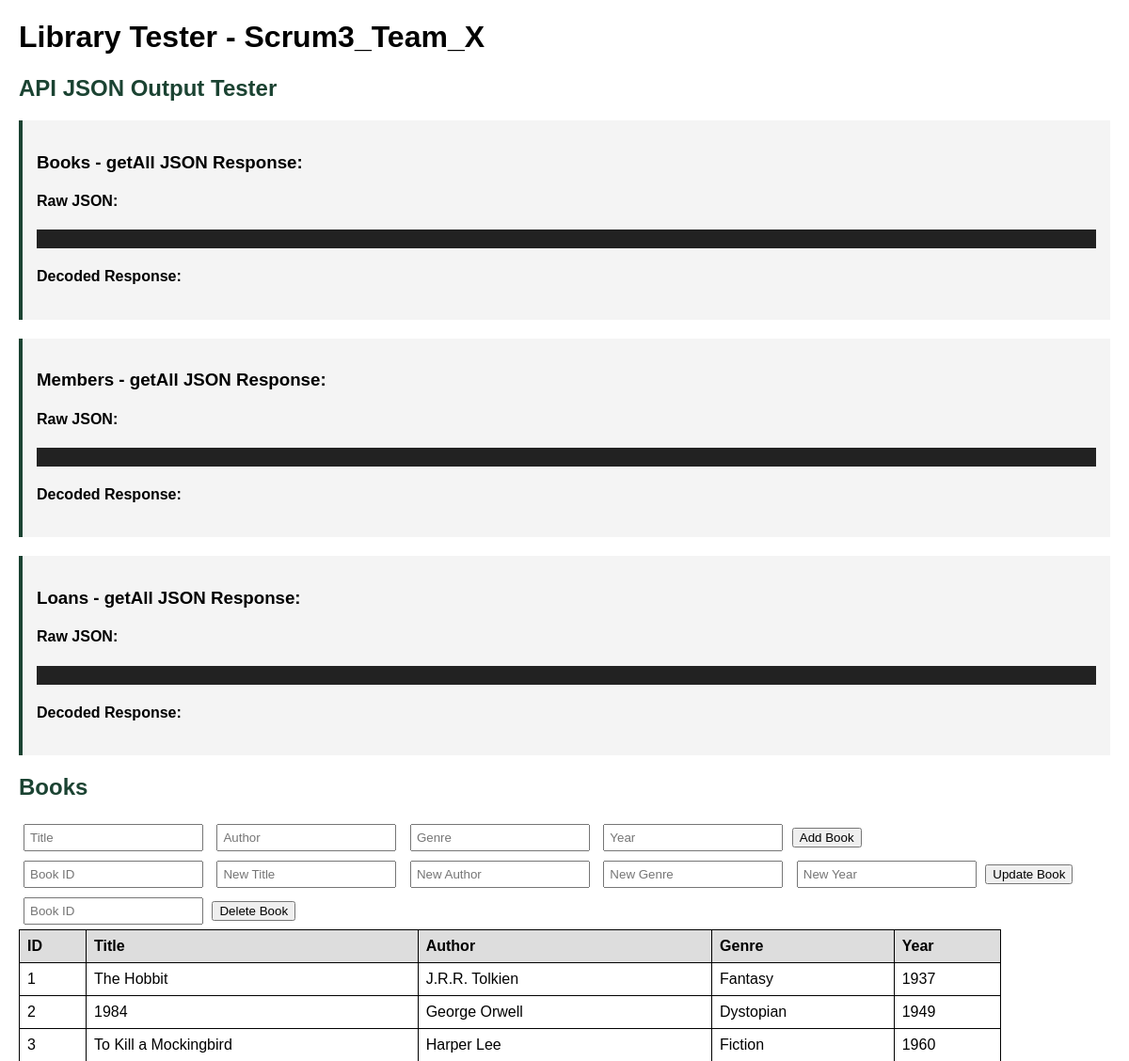
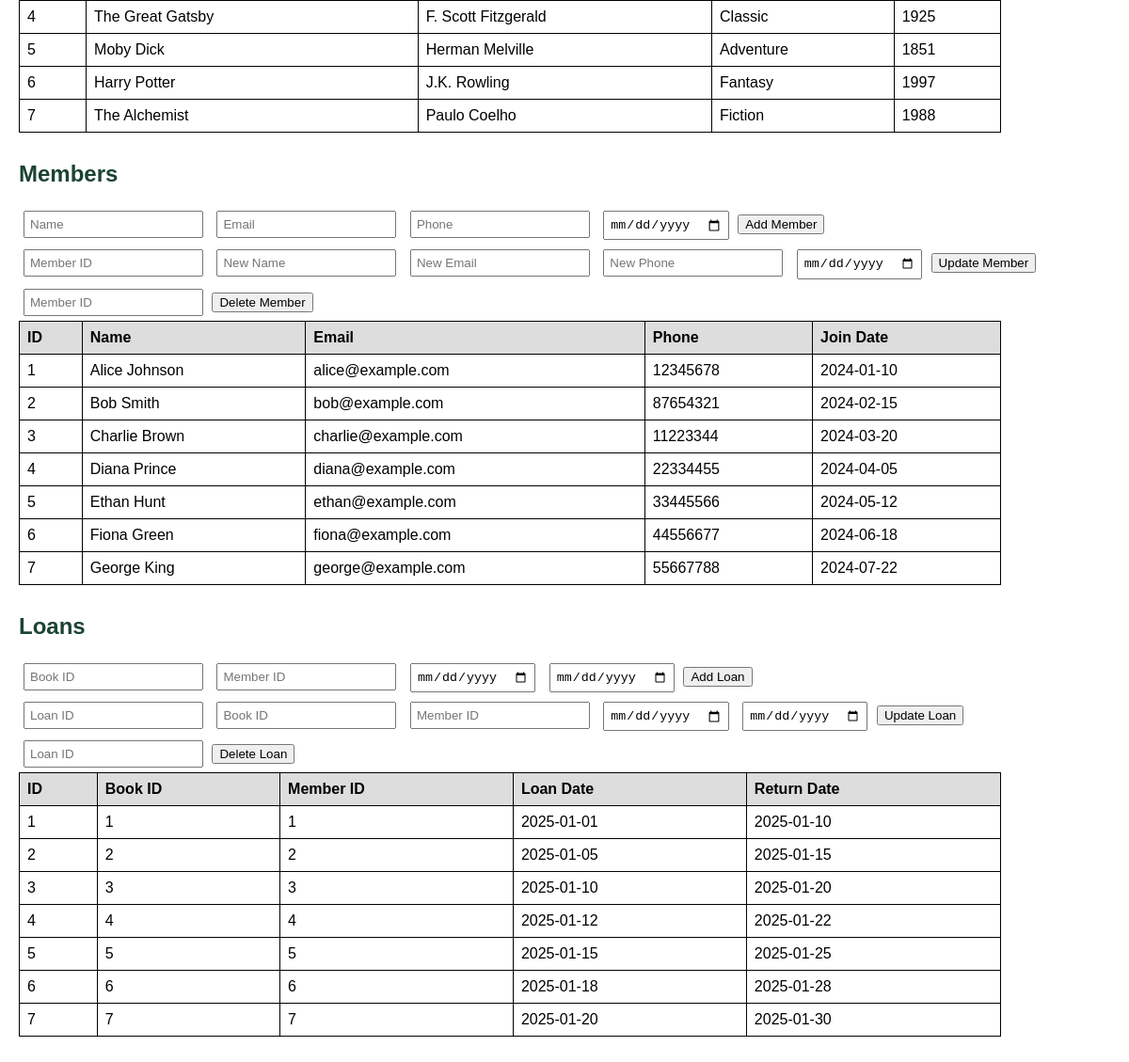
The page /Scrum3_Team_X/Provider_X/Testers/index.php on the database its author committed (2 pictures, top to bottom).
### tables this page shows
CREATE TABLE `books` (
  `id` int(11) NOT NULL,
  `title` varchar(100) NOT NULL,
  `author` varchar(100) NOT NULL,
  `genre` varchar(50) NOT NULL,
  `year` int(11) NOT NULL
);

CREATE TABLE `members` (
  `id` int(11) NOT NULL,
  `name` varchar(100) NOT NULL,
  `email` varchar(100) NOT NULL,
  `phone` varchar(20) NOT NULL,
  `join_date` date NOT NULL
);

CREATE TABLE `loans` (
  `id` int(11) NOT NULL,
  `book_id` int(11) NOT NULL,
  `member_id` int(11) NOT NULL,
  `loan_date` date NOT NULL,
  `return_date` date NOT NULL
);

### Scrum3_Team_X/Provider_X/Classes/Database.php (called while the page is built, shortened)
<?php
class Database {
    private $host = "localhost";
    private $dbname = "library_db";
    private $username = "root";
    private $password = "";
    public $conn;
    public function connect() {
        try {
            $this->conn = new PDO(
                "mysql:host={$this->host};dbname={$this->dbname}",
                $this->username,
                $this->password
            );
            $this->conn->setAttribute(PDO::ATTR_ERRMODE, PDO::ERRMODE_EXCEPTION);
            return $this->conn;
        } catch (PDOException $e) {
            die("Connection failed: " . $e->getMessage());
        }
    }
    public function getAll($table) {
        $stmt = $this->conn->prepare("SELECT * FROM $table");
        $stmt->execute();
        return $stmt->fetchAll(PDO::FETCH_ASSOC);
    }
}
?>

### Scrum3_Team_X/Provider_X/Testers/index.php (the view, shortened to what this page needs)
<?php
require_once("../classes/Database.php");
$db = new Database();
$db->connect();
$books   = $db->getAll("books");
$members = $db->getAll("members");
$loans   = $db->getAll("loans");
?>
<!DOCTYPE html>
<html>
<head>
</head>
<body>
<h1>Library Tester - Scrum3_Team_X</h1>
<h2>API JSON Output Tester</h2>
<div class="json-section">
    <h3>Books - getAll JSON Response:</h3>
    <?php
        $apiURL = "http://cis266/Scrum3_Team_X/Provider_X/API_X/API_X.php?action=getAll&table=books";
        $jsonResponse = file_get_contents($apiURL);
        echo "<h4>Raw JSON:</h4>";
        echo "<pre>" . $jsonResponse . "</pre>";
        echo "<h4>Decoded Response:</h4>";
    ?>
</div>
<div class="json-section">
    <h3>Members - getAll JSON Response:</h3>
    <?php
        $apiURL = "http://cis266/Scrum3_Team_X/Provider_X/API_X/API_X.php?action=getAll&table=members";
        $jsonResponse = file_get_contents($apiURL);
        echo "<h4>Raw JSON:</h4>";
        echo "<pre>" . $jsonResponse . "</pre>";
        echo "<h4>Decoded Response:</h4>";
    ?>
</div>
<div class="json-section">
    <h3>Loans - getAll JSON Response:</h3>
    <?php
        $apiURL = "http://cis266/Scrum3_Team_X/Provider_X/API_X/API_X.php?action=getAll&table=loans";
        $jsonResponse = file_get_contents($apiURL);
        echo "<h4>Raw JSON:</h4>";
        echo "<pre>" . $jsonResponse . "</pre>";
        echo "<h4>Decoded Response:</h4>";
    ?>
</div>
<h2>Books</h2>
<form method="POST">
    <input type="text" name="title" placeholder="Title" required>
    <input type="text" name="author" placeholder="Author" required>
    <input type="text" name="genre" placeholder="Genre" required>
    <input type="number" name="year" placeholder="Year" required>
    <button type="submit" name="add_book">Add Book</button>
</form>
<form method="POST">
    <input type="number" name="id" placeholder="Book ID" required>
    <input type="text" name="title" placeholder="New Title" required>
    <input type="text" name="author" placeholder="New Author" required>
    <input type="text" name="genre" placeholder="New Genre" required>
    <input type="number" name="year" placeholder="New Year" required>
    <button type="submit" name="update_book">Update Book</button>
</form>
<form method="POST">
    <input type="number" name="id" placeholder="Book ID" required>
    <button type="submit" name="delete_book">Delete Book</button>
</form>
<table>
    <tr><th>ID</th><th>Title</th><th>Author</th><th>Genre</th><th>Year</th></tr>
    <?php foreach ($books as $b): ?>
    <tr><td><?=$b['id']?></td><td><?=$b['title']?></td><td><?=$b['author']?></td><td><?=$b['genre']?></td><td><?=$b['year']?></td></tr>
    <?php endforeach; ?>
</table>
<h2>Members</h2>
<form method="POST">
    <input type="text" name="name" placeholder="Name" required>
    <input type="email" name="email" placeholder="Email" required>
    <input type="text" name="phone" placeholder="Phone" required>
    <input type="date" name="join_date" required>
    <button type="submit" name="add_member">Add Member</button>
</form>
<form method="POST">
    <input type="number" name="id" placeholder="Member ID" required>
    <input type="text" name="name" placeholder="New Name" required>
    <input type="email" name="email" placeholder="New Email" required>
    <input type="text" name="phone" placeholder="New Phone" required>
    <input type="date" name="join_date" required>
    <button type="submit" name="update_member">Update Member</button>
</form>
<form method="POST">
    <input type="number" name="id" placeholder="Member ID" required>
    <button type="submit" name="delete_member">Delete Member</button>
</form>
<table>
    <tr><th>ID</th><th>Name</th><th>Email</th><th>Phone</th><th>Join Date</th></tr>
    <?php foreach ($members as $m): ?>
    <tr><td><?=$m['id']?></td><td><?=$m['name']?></td><td><?=$m['email']?></td><td><?=$m['phone']?></td><td><?=$m['join_date']?></td></tr>
    <?php endforeach; ?>
</table>
<h2>Loans</h2>
<form method="POST">
    <input type="number" name="book_id" placeholder="Book ID" required>
    <input type="number" name="member_id" placeholder="Member ID" required>
    <input type="date" name="loan_date" required>
    <input type="date" name="return_date" required>
    <button type="submit" name="add_loan">Add Loan</button>
</form>
<form method="POST">
    <input type="number" name="id" placeholder="Loan ID" required>
    <input type="number" name="book_id" placeholder="Book ID" required>
    <input type="number" name="member_id" placeholder="Member ID" required>
    <input type="date" name="loan_date" required>
    <input type="date" name="return_date" required>
    <button type="submit" name="update_loan">Update Loan</button>
</form>
<form method="POST">
    <input type="number" name="id" placeholder="Loan ID" required>
    <button type="submit" name="delete_loan">Delete Loan</button>
</form>
<table>
    <tr><th>ID</th><th>Book ID</th><th>Member ID</th><th>Loan Date</th><th>Return Date</th></tr>
    <?php foreach ($loans as $l): ?>
    <tr><td><?=$l['id']?></td><td><?=$l['book_id']?></td><td><?=$l['member_id']?></td><td><?=$l['loan_date']?></td><td><?=$l['return_date']?></td></tr>
    <?php endforeach; ?>
</table>
</body>
</html>

### Scrum3_Team_X/Provider_X/Testers/index.php (style rules this page uses)
body { font-family: Arial, sans-serif; margin: 20px; }
table { border-collapse: collapse; width: 90%; margin-bottom: 30px; }
th, td { border: 1px solid black; padding: 8px; text-align: left; }
th { background: #ddd; }
input { margin: 5px; padding: 5px; }
h2 { color: #1B4332; }
.json-section { background: #f4f4f4; padding: 15px; margin-bottom: 20px; border-left: 4px solid #1B4332; }
pre { background: #222; color: #0f0; padding: 10px; overflow-x: auto; }

### rows shown on the page
books: id "1", title "The Hobbit", author "J.R.R. Tolkien", genre "Fantasy", year "1937"
books: id "2", title "1984", author "George Orwell", genre "Dystopian", year "1949"
books: id "3", title "To Kill a Mockingbird", author "Harper Lee", genre "Fiction", year "1960"
books: id "4", title "The Great Gatsby", author "F. Scott Fitzgerald", genre "Classic", year "1925"
books: id "5", title "Moby Dick", author "Herman Melville", genre "Adventure", year "1851"
books: id "6", title "Harry Potter", author "J.K. Rowling", genre "Fantasy", year "1997"
books: id "7", title "The Alchemist", author "Paulo Coelho", genre "Fiction", year "1988"
members: id "1", name "Alice Johnson", email "alice@example.com", phone "12345678", join_date "2024-01-10"
members: id "2", name "Bob Smith", email "bob@example.com", phone "87654321", join_date "2024-02-15"
members: id "3", name "Charlie Brown", email "charlie@example.com", phone "11223344", join_date "2024-03-20"
members: id "4", name "Diana Prince", email "diana@example.com", phone "22334455", join_date "2024-04-05"
members: id "5", name "Ethan Hunt", email "ethan@example.com", phone "33445566", join_date "2024-05-12"
members: id "6", name "Fiona Green", email "fiona@example.com", phone "44556677", join_date "2024-06-18"
members: id "7", name "George King", email "george@example.com", phone "55667788", join_date "2024-07-22"
loans: id "1", book "1", member "1", loan_date "2025-01-01", return_date "2025-01-10"
loans: id "2", book "2", member "2", loan_date "2025-01-05", return_date "2025-01-15"
loans: id "3", book "3", member "3", loan_date "2025-01-10", return_date "2025-01-20"
loans: id "4", book "4", member "4", loan_date "2025-01-12", return_date "2025-01-22"
loans: id "5", book "5", member "5", loan_date "2025-01-15", return_date "2025-01-25"
loans: id "6", book "6", member "6", loan_date "2025-01-18", return_date "2025-01-28"
loans: id "7", book "7", member "7", loan_date "2025-01-20", return_date "2025-01-30"
